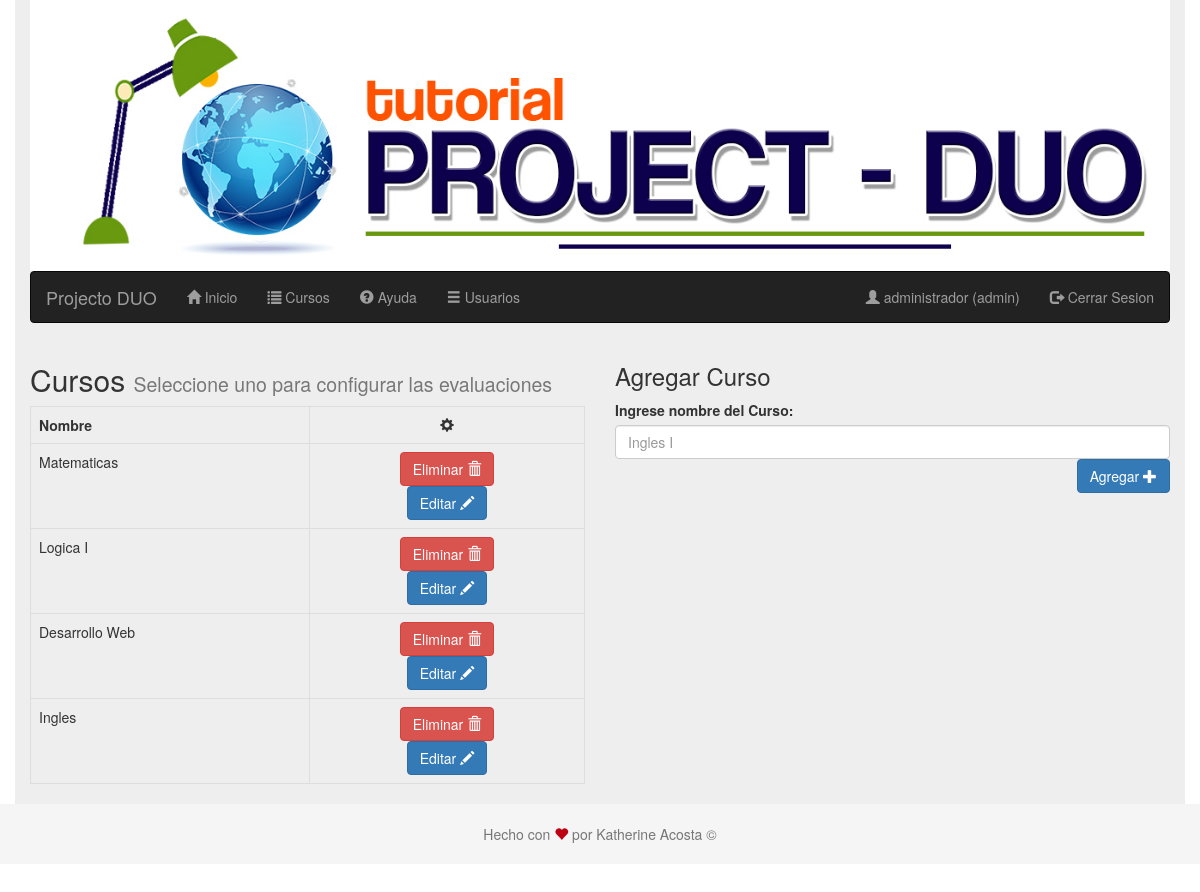
The app's page /cursos.php (signed in), older data.
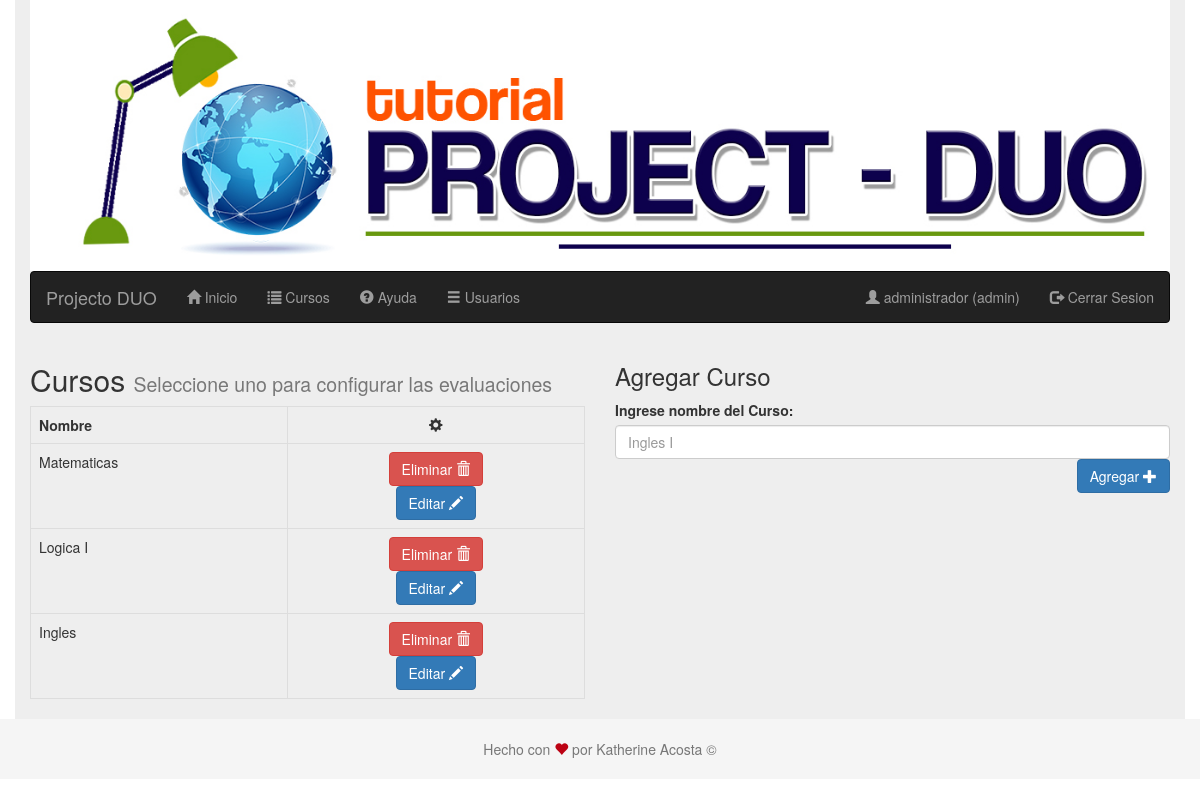
The same page, newer data.
### tables this page shows
CREATE TABLE IF NOT EXISTS `cursos` (
  `id` int(11) NOT NULL AUTO_INCREMENT,
  `nombre` varchar(45) DEFAULT NULL,
  PRIMARY KEY (`id`)
);

### cursos.php (the view, shortened to what this page needs)
<?php
$css = ['estilos/estilopie.css'];
require('encabezado.php');
require('barra_de_navegacion.php');
?>
<?php
require('conneccion.php');
if (es('estudiante'))
{
    $query = <<<EOT
    select c.* from usuarios  u
        left join cursos_usuarios  cu
        on cu.usuarios_id = u.id
        left join cursos c
        on cu.cursos_id = c.id
        where u.id = {$_SESSION['user_id']}
EOT;
}
else if (es('admin'))
{
    $query = "SELECT * FROM cursos";
}
$resultado = $mysqli->query($query);
if ($resultado->num_rows > 0)
{
    $cursos = $resultado;
}
else
{
    $mensaje = "no se pudieron obtener los cursos";
}
?>
<div class="row">
    <?php if (es('estudiante')) { ?>
        <div class="col-sm-12">
            <h2> Cursos
                <small>
                    Seleccione uno para ver los capitulos
                </small>
            </h2>
            <div class="list-group">
                <?php while ($curso = $cursos->fetch_array(MYSQLI_ASSOC)) { ?>
                    <a class="list-group-item <?= (isset($_GET['id']) && $curso['id'] === $_GET['id']) ? 'active' : '' ?>"
                       href="cursos.php?id=<?= $curso['id'] ?>&nombre=<?= $curso['nombre'] ?>">
                        <?= $curso["nombre"] ?>
                    </a>
                <?php } ?>
            </div>
        </div>
    <?php }
    else if (es('admin'))
    { ?>
        <div class="col-sm-12 col-md-6">
            <h2>Cursos
                <small>
                    Seleccione uno para configurar las evaluaciones
                </small>
            </h2>
            <table class="table table-bordered">
                <tr>
                    <th>Nombre</th>
                    <th class="text-center"><i class="glyphicon glyphicon-cog"></i></th>
                </tr>
                <?php while (isset($cursos) && $curso = $cursos->fetch_array(MYSQLI_ASSOC)) { ?>
                    <tr>
                        <td><?= $curso['nombre'] ?></td>
                        <td class="text-center">
                            <form action="cursos.php" method="POST">
                                <button class="btn btn-danger">Eliminar <i class="glyphicon glyphicon-trash"></i>
                                </button>
                            </form>
                            <form action="cursos.php" method="GET">
                                <button class="btn btn-primary">Editar <i class="glyphicon glyphicon-pencil"></i>
                                </button>
                            </form>
                        </td>
                    </tr>
                <?php } ?>
            </table>
        </div>
        <div class="col-sm-12 col-md-6">
            <h3>Agregar Curso </h3>
            <form action="cursos.php" method="POST">
                <div class="form-group">
                    <label for="curso" class="control-label">Ingrese nombre del Curso:</label>
                    <input id="curso" class="form-control" name="nombre" placeholder="Ingles I">
                    <button class=" pull-right btn btn-primary">Agregar <i
                                class="glyphicon glyphicon-plus"></i></button>
                </div>
            </form>
        </div>
    <?php } ?>
</div>
<?php require('pie.php') ?>

### encabezado.php (shortened to what this page needs)
<!DOCTYPE html>
<html lang="es">
<head>
    <link rel="stylesheet" href="https://maxcdn.bootstrapcdn.com/bootstrap/3.3.7/css/bootstrap.min.css"/>
    <link rel="stylesheet" href="https://maxcdn.bootstrapcdn.com/font-awesome/4.6.1/css/font-awesome.min.css">
    <link rel="stylesheet" href="estilos/estilogeneral.css"/>
    <?php foreach ($css as $estilo) { ?>
        <link rel="stylesheet" href="<?= $estilo ?>"/>
    <?php } ?>
</head>
<body>
<?php
function es($tipoDeUsuario){
    return isset($_SESSION['tipo_de_usuario'] ) && $_SESSION['tipo_de_usuario'] === $tipoDeUsuario;
}
?>
<section class="container">
    <header class="masthead <?= isset($ocultarBanner)?'hidden':'' ?>">
       <a href="index.php"> <img class="banner" src="img/logo1.jpg" alt="banner"/></a>
    </header>

### barra_de_navegacion.php (shortened to what this page needs)
<div id="nav">
    <div class="navbar navbar-inverse">
        <div class="">
            <div class="navbar-header">
                <a href="#" class="navbar-brand">Projecto DUO</a>
            </div>
            <div class="navbar-collapse collapse">
                <ul class="nav navbar-nav">
                    <li><a href="index.php"><i class="glyphicon glyphicon-home"></i> Inicio</a></li>
                    <li><a href="cursos.php"><i class="glyphicon glyphicon-list"></i> Cursos</a></li>
                    <li><a href="ayuda.php"><i class="glyphicon glyphicon-question-sign"></i> Ayuda</a></li>
                    <?php if (es('admin')) { ?>
                        <li><a href="usuarios.php"><i class="glyphicon glyphicon-menu-hamburger"></i> Usuarios</a></li>
                    <?php } ?>
                </ul>
                <ul class="nav navbar-nav navbar-right">
                    <?php if (isset($_SESSION['user_id'])) { ?>
                        <li><a href="#"><i class="glyphicon glyphicon-user"></i> <?= $_SESSION['usuario'] ?>
                                (<?= $_SESSION['tipo_de_usuario'] ?>)</a></li>
                        <li><a href="logout.php"><i class="glyphicon glyphicon-log-out"></i> Cerrar Sesion</a></li>
                    <?php } else { ?>>
                        <li><a href="registro.php"><i class="glyphicon glyphicon-log-in"></i> Registro</a></li>
                        <li><a href="login.php"><i class="glyphicon glyphicon-log-in"></i> Iniciar Sesion</a></li>
                    <?php } ?>
                </ul>
            </div>
        </div>
    </div>
</div>

### pie.php (shortened to what this page needs)
        </section>
        <footer class="footer text-center container " style="position: relative">
            <div class="">
                <p class="text-muted">Hecho con <i class="glyphicon glyphicon-heart red"></i> por Katherine Acosta &copy; </p>
            </div>
        </footer>
	</body>
</html>

### estilos/estilogeneral.css (style rules this page uses)
.container { background-color: #eee; }
header { margin-bottom: 0; min-height: 50%; background-repeat: no-repeat; background-position: center; -webkit-background-size: cover; background-size: cover; }
header .banner { height: 70%; width: 100%; }

### estilos/estilopie.css (style rules this page uses)
html { position: relative; min-height: 100%; }
body { margin-bottom: 60px; }
.footer { position: absolute; bottom: 0; width: 100%; height: 60px; background-color: #f5f5f5; }
.container .text-muted { margin: 20px 0; }

### pie.php (style rules this page uses)
i.red { color:#BC0213; }

Row changes from the older to the newer data that the page shows:
removed cursos: nombre "Desarrollo Web"
